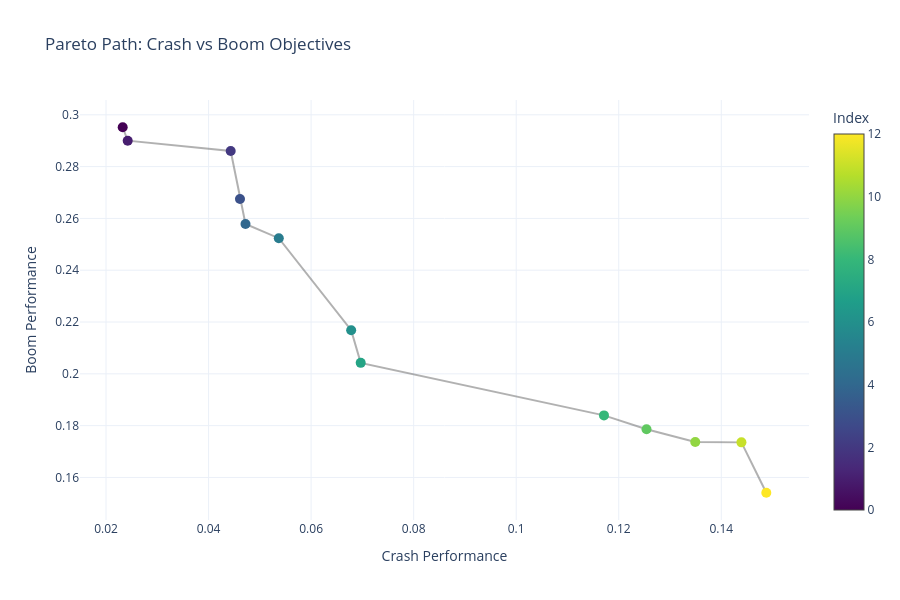

Notebook code for this chart:
### Code cell
import plotly.graph_objects as go
import pandas as pd

# Assuming df_stars is your dataframe
# df_stars = pd.DataFrame({'myindex': ..., 'crash': ..., 'boom': ...})

# Ensure the dataframe is sorted by myindex to prevent "random jumps"
df_plot = df_stars.sort_values('myindex')

fig = go.Figure()

fig.add_trace(go.Scatter(
    x=df_plot['crash'],
    y=df_plot['boom'],
    mode='lines+markers',
    name='Pareto Path',
    marker=dict(
        size=10,
        color=df_plot['myindex'], # Color code by index for visual flow
        colorscale='Viridis',
        showscale=True,
        colorbar=dict(title="Index")
    ),
    line=dict(width=2, color='rgba(100, 100, 100, 0.5)'),
    # Hover configuration
    customdata=df_plot[['myindex', 'crash', 'boom']],
    hovertemplate=(
        "<b>Index:</b> %{customdata[0]}<br>" +
        "<b>Crash:</b> %{customdata[1]:.4f}<br>" +
        "<b>Boom:</b> %{customdata[2]:.4f}<br>" +
        "<extra></extra>" # Removes the secondary trace name box
    )
))

fig.update_layout(
    title="Pareto Path: Crash vs Boom Objectives",
    xaxis_title="Crash Performance",
    yaxis_title="Boom Performance",
    hovermode="closest",
    template="plotly_white",
    width=900,
    height=600
)

fig.show()

### Figure 1 — Plotly figure (JSON) as saved in the notebook; plotly's stock layout.template omitted (floating-point values rounded to 4 significant figures)
{"data": [{"customdata": [[0.0, 0.02325, 0.2952], [1.0, 0.02423, 0.29], [2.0, 0.04431, 0.286], [3.0, 0.04612, 0.2675], [4.0, 0.0472, 0.2579], [5.0, 0.05369, 0.2524], [6.0, 0.06781, 0.2169], [7.0, 0.06967, 0.2042], [8.0, 0.1171, 0.184], [9.0, 0.1254, 0.1786], [10.0, 0.1349, 0.1737], [11.0, 0.1439, 0.1735], [12.0, 0.1488, 0.1541]], "hovertemplate": "<b>Index:</b> %{customdata[0]}<br><b>Crash:</b> %{customdata[1]:.4f}<br><b>Boom:</b> %{customdata[2]:.4f}<br><extra></extra>", "line": {"color": "rgba(100, 100, 100, 0.5)", "width": 2}, "marker": {"color": [0, 1, 2, 3, 4, 5, 6, 7, 8, 9, 10, 11, 12], "colorbar": {"title": {"text": "Index"}}, "colorscale": [[0, "#440154"], [0.1111, "#482878"], [0.2222, "#3e4989"], [0.3333, "#31688e"], [0.4444, "#26828e"], [0.5556, "#1f9e89"], [0.6667, "#35b779"], [0.7778, "#6ece58"], [0.8889, "#b5de2b"], [1, "#fde725"]], "showscale": true, "size": 10}, "mode": "lines+markers", "name": "Pareto Path", "type": "scatter", "x": [0.02325, 0.02423, 0.04431, 0.04612, 0.0472, 0.05369, 0.06781, 0.06967, 0.1171, 0.1254, 0.1349, 0.1439, 0.1488], "y": [0.2952, 0.29, 0.286, 0.2675, 0.2579, 0.2524, 0.2169, 0.2042, 0.184, 0.1786, 0.1737, 0.1735, 0.1541]}], "layout": {"height": 600, "hovermode": "closest", "title": {"text": "Pareto Path: Crash vs Boom Objectives"}, "width": 900, "xaxis": {"title": {"text": "Crash Performance"}}, "yaxis": {"title": {"text": "Boom Performance"}}}}
